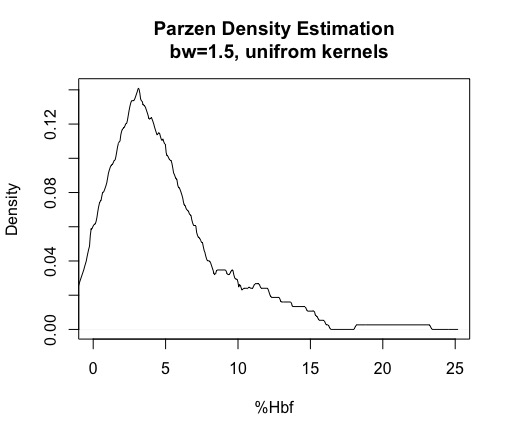

Source code (R):
##Question3a

#read in data and get initial Hbf column
hu_dat <- read.delim("hu.dat")
initial_HbF <- hu_dat$X.HbF

#use density function to plot pdf
initial_HbF_pdf <- density(initial_HbF, bw = 1.5, kernel = "rectangular")

#plot a density histgram which has the true distribution to help decide bandwidth
#but comment out after chosen bandwidth
#hist(initial_HbF, freq = FALSE) 

#plot pdf, specify x label and main title
plot(initial_HbF_pdf, xlim=c(0,25), xlab = "%Hbf", main="Parzen Density Estimation\n  bw=1.5, unifrom kernels")
